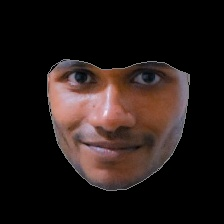
#> input picture Project 2 - Facial Image Transformations/Tanush Pas/PSX_20180521_183644.jpg, 224 x 224 px; its folder holds 5 pictures in this run
$ jupyter execute image_transfrmation.ipynb   (shell and % lines are left out)
#> lines starting #> are read from the running program, lines starting #| are printed output that depends on the picture
[cell 1]
from PIL import Image,ImageFilter, ImageEnhance
import numpy as np
import cv2
from matplotlib import pyplot as plt

[cell 2]
def image_enhance(image_path):
    image = Image.open(image_path)
    enhancer = ImageEnhance.Sharpness(image)
    #enhancer= ImageEnhance.Contrast(image)
    enhanced_im = enhancer.enhance(1.8)
    #enhanced_im.save(image_path)
    return enhanced_im

[cell 3]
import os
os.listdir('Tanush pas/')

[cell 4]
from PIL import Image

Image.open('Tanush Pas/PSX_20180521_183644.jpg')

[cell 5]
image_enhance("Tanush Pas/PSX_20180521_183644.jpg")
#> in image_enhance, image is the input picture: PIL image 224x224 RGB; mean R, G, B 35.1, 25.1, 22.9

[cell 6]
def image_enhance_smooth(image_path):
#> called with image_path = 'Tanush Pas/PSX_20180521_183644.jpg'
    image = Image.open(image_path)
    im = image.filter(ImageFilter.BLUR)
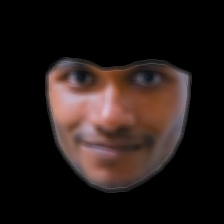
#> im: PIL image 224x224 RGB; mean R, G, B 35.1, 25.1, 22.9
    enhancer = ImageEnhance.Sharpness(im)
    enhancer= ImageEnhance.Contrast(im)
    enhanced_im = enhancer.enhance(1.8)
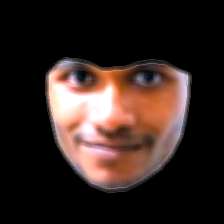
#> enhanced_im: PIL image 224x224 RGB; mean R, G, B 52.3, 37.7, 33.5
    #enhanced_im.save(image_path)
    return enhanced_im

[cell 7]
image_enhance_smooth("Tanush Pas/PSX_20180521_183644.jpg")

[cell 8]
def image_enhance_minfilter(image_path):
#> called with image_path = 'Tanush Pas/PSX_20180521_183644.jpg'
    image = Image.open(image_path)
    im = image.filter(ImageFilter.MinFilter(3))
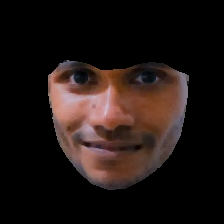
#> im: PIL image 224x224 RGB; mean R, G, B 31, 21.3, 18.8
    enhancer = ImageEnhance.Sharpness(im)
    enhancer= ImageEnhance.Contrast(im)
    enhanced_im = enhancer.enhance(1.8)
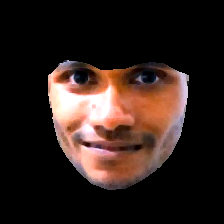
#> enhanced_im: PIL image 224x224 RGB; mean R, G, B 47, 32.6, 28
    #enhanced_im.save(image_path)
    return enhanced_im
